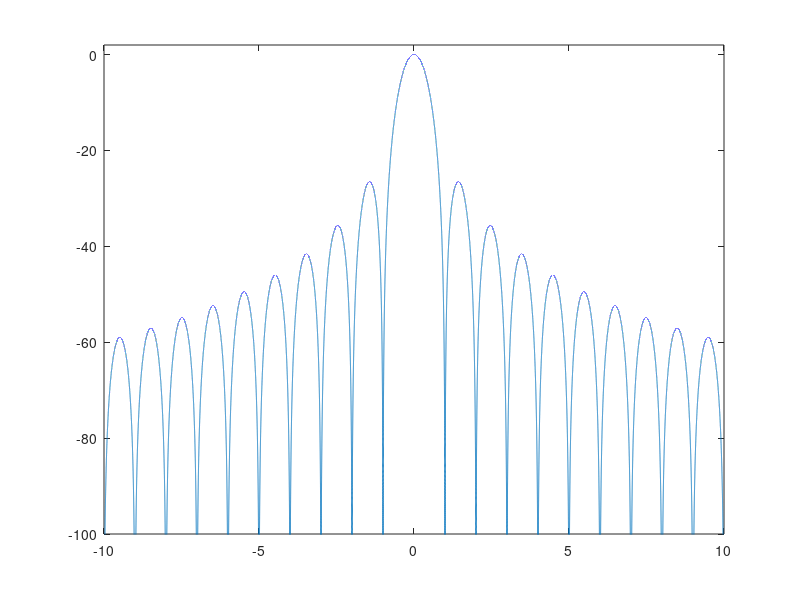

Write MATLAB code to recreate this figure.

clear all

bitrate = 1000000;

f = (-10):(0.0001):(10);

si = 20*log10(1 .* sinc(f).^2);

plot(f,si);
ylim([-100,2])